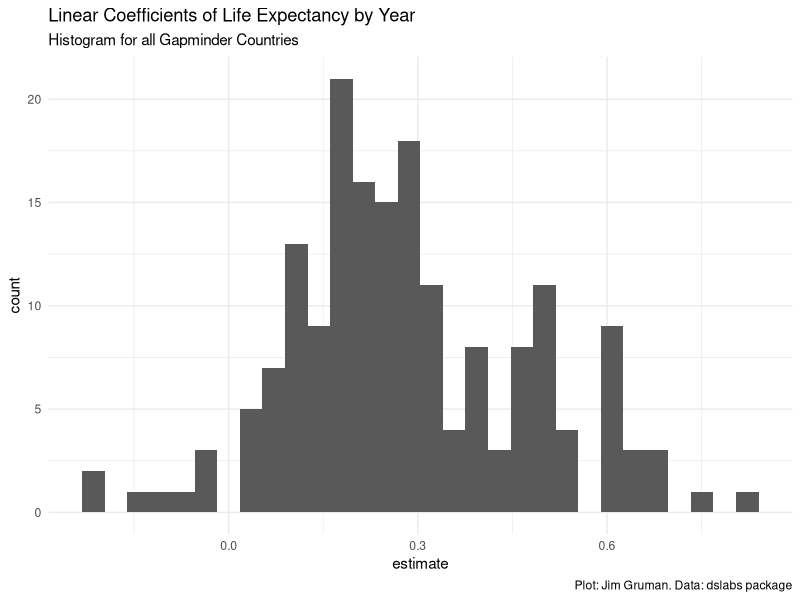
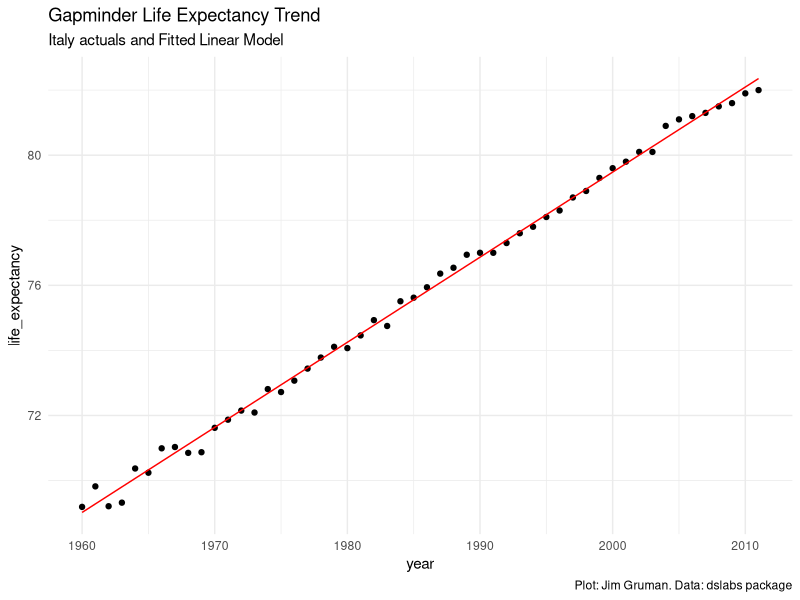
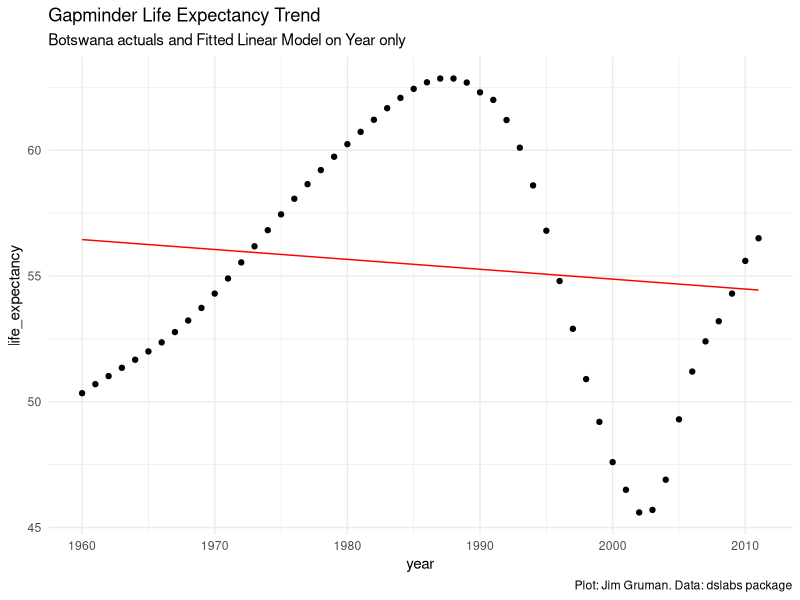
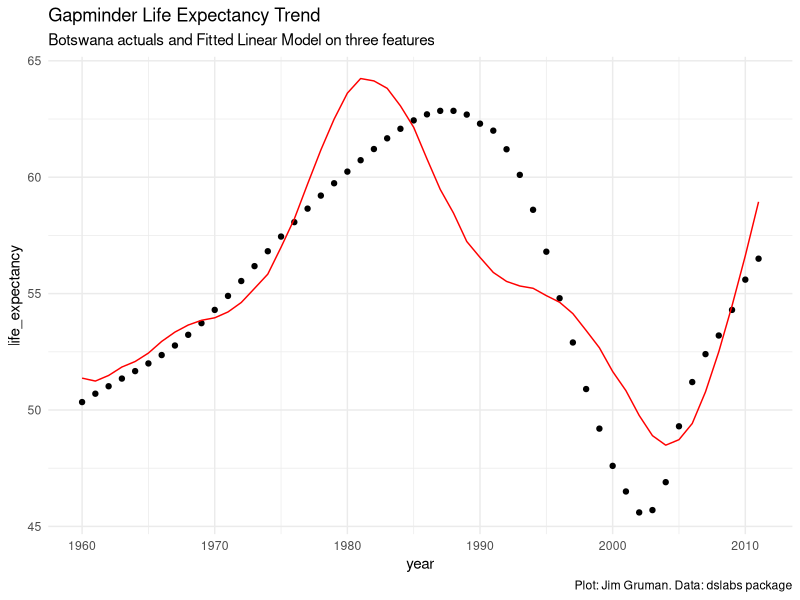

Write R code to recreate these figures, in order. (Note: this script raises an error after producing the figures.)
## ---- chunk 1
library(tidyverse)
library(tidyr)
library(broom)
library(purrr)
library(dslabs)
library(rsample)
library(ModelMetrics)
library(ranger)
library(viridis)
## ---- chunk 2
data(gapminder)
###########   later, use continent and region to impute averages
gapminder <- gapminder %>%
  filter(!is.na(gdp), !is.na(infant_mortality)) %>%
  select(-continent, -region)
## ---- chunk 3
gap_nested<- gapminder %>%
     group_by(country)%>%
     nest()
## ---- chunk 4
gap_models<-gap_nested %>%
    mutate(model = map(.x=data, .f = ~lm(formula = life_expectancy~year, data = .x)))
## ---- chunk 5
gap_models %>%
  mutate(coef = map(model, ~tidy(.x))) %>%
  unnest(coef) %>%
  filter(term == "year")%>%
  ggplot()+geom_histogram(aes(estimate))+
  labs(title = "Linear Coefficients of Life Expectancy by Year",
       subtitle = "Histogram for all Gapminder Countries",
       caption = "Plot: Jim Gruman. Data: dslabs package")+
  theme_minimal()
  
## ---- chunk 6
gap_models %>%
  mutate(coef =  map(model, ~glance(.x))) %>%
  unnest(coef) %>%
  ungroup()%>%
  top_n(n= 6, wt = r.squared)
## ---- chunk 7
gap_models %>%
  mutate(coef =  map(model, ~glance(.x))) %>%
  unnest(coef) %>%
  ungroup()%>%
  top_n(n= 6, wt = -r.squared)
## ---- chunk 8
gap_models %>% filter(country == "Italy")%>%
  mutate(augmented = map(model, ~augment(.x))) %>%
  unnest(augmented) %>%
  ggplot(aes(x=year, y=life_expectancy))+
  geom_point()+
  geom_line(aes(y=.fitted), color = "red")+
  labs(title = "Gapminder Life Expectancy Trend",
       subtitle = "Italy actuals and Fitted Linear Model",
       caption = "Plot: Jim Gruman. Data: dslabs package")+
  theme_minimal()
## ---- chunk 9
gap_models %>% filter(country == "Botswana")%>%
  mutate(augmented = map(model, ~augment(.x))) %>%
  unnest(augmented) %>%
  ggplot(aes(x=year, y=life_expectancy))+
  geom_point()+
  geom_line(aes(y=.fitted), color = "red")+
  labs(title = "Gapminder Life Expectancy Trend",
       subtitle = "Botswana actuals and Fitted Linear Model on Year only",
       caption = "Plot: Jim Gruman. Data: dslabs package")+
  theme_minimal()
## ---- chunk 10
gap_models<-gap_nested %>%
  mutate(model = map(.x=data, .f = ~lm(formula = life_expectancy~year+fertility+population, data = .x, na.action=na.exclude)))
## ---- chunk 11
gap_models %>%
  mutate(coef =  map(model, ~glance(.x))) %>%
  unnest(coef) %>%
  ungroup()%>%
  top_n(n= 6, wt = -r.squared)
## ---- chunk 12
gap_models %>% filter(country == "Botswana")%>%
  mutate(augmented = map(model, ~augment(.x))) %>%
  unnest(augmented) %>%
  ggplot(aes(x=year, y=life_expectancy))+
  geom_point()+
  geom_line(aes(y=.fitted), color = "red")+
  labs(title = "Gapminder Life Expectancy Trend",
       subtitle = "Botswana actuals and Fitted Linear Model on three features",
       caption = "Plot: Jim Gruman. Data: dslabs package")+
  theme_minimal()
## ---- chunk 13
gap_split <- initial_split(gapminder, prop = .75)
## ---- chunk 14
training_data <- training(gap_split)
## ---- chunk 15
testing_data <- testing(gap_split)
## ---- chunk 16
dim(training_data)
dim(testing_data)
## ---- chunk 17
cv_split <- vfold_cv(training_data, v = 5)

cv_data <- cv_split %>% 
  mutate(
    # Extract the train dataframe for each split
    train = map(splits, ~training(.x)), 
    # Extract the validate dataframe for each split
    validate = map(splits, ~testing(.x))
  )
## ---- chunk 18
cv_models_lm <- cv_data %>% 
  mutate(model = map(train, ~lm(formula = life_expectancy~., data = .x)))
## ---- chunk 19
cv_prep_lm <- cv_models_lm %>% 
  mutate(
    # Extract the recorded life expectancy for the records in the validate dataframes
    validate_actual = map(validate, ~.x$life_expectancy),
    # Predict life expectancy for each validate set using its corresponding model
    validate_predicted = map2(.x = model, .y = validate, ~predict(.x, .y))
  )
## ---- chunk 20
cv_eval_lm <- cv_prep_lm %>% 
  mutate(validate_mae = map2_dbl(validate_actual, validate_predicted, ~mae(actual = .x, predicted = .y)))
## ---- chunk 21
cv_eval_lm$validate_mae
## ---- chunk 22
mean(cv_eval_lm$validate_mae)
## ---- chunk 23
cv_models_rf <- cv_data %>% 
  mutate(model = map(train, ~ranger(formula = life_expectancy~., data = .x, num.trees = 100, seed = 42)))
## ---- chunk 24
cv_prep_rf <- cv_models_rf %>% 
  mutate(validate_predicted = map2(.x = model , .y = validate, ~predict(.x, .y)$predictions),
         validate_actual = map(validate, ~.x$life_expectancy))
## ---- chunk 25
cv_eval_rf <- cv_prep_rf %>% 
  mutate(validate_mae = map2_dbl(validate_actual, validate_predicted, ~mae(actual = .x, predicted = .y)))
## ---- chunk 26
cv_eval_rf$validate_mae
## ---- chunk 27
mean(cv_eval_rf$validate_mae)
## ---- chunk 28
cv_tune<- tidyr::expand_grid(cv_data, mtry = 2:5)

# if this fails, try tidyr::expand_grid in place of crossing()
## ---- chunk 29
cv_model_tunerf <- cv_tune %>% 
  mutate(model = map2(.x = train, .y = mtry, ~ranger(formula = life_expectancy~., 
                                                     data = .x, mtry = .y, 
                                                     num.trees = 100, seed = 42)))
## ---- chunk 30
cv_prep_tunerf <- cv_model_tunerf %>% 
  mutate(validate_predicted = map2(.x = model, .y = validate, ~predict(.x, .y)$predictions),
         validate_actual = map(validate, ~.x$life_expectancy))
## ---- chunk 31
cv_eval_tunerf <- cv_prep_tunerf %>% 
  mutate(validate_mae = map2_dbl(.x = validate_actual, .y = validate_predicted, ~mae(actual = .x, predicted = .y)))
## ---- chunk 32
cv_eval_tunerf %>% 
  group_by(mtry) %>% 
  summarise(mean_mae = mean(validate_mae))
## ---- chunk 33
best_model <- ranger(formula = life_expectancy~., data = training_data,
                     mtry = 2, num.trees = 100, seed = 42)
## ---- chunk 34
test_actual <- testing_data$life_expectancy
## ---- chunk 35
test_predicted <- predict(best_model, testing_data)$predictions
## ---- chunk 36
mae(test_actual, test_predicted)
## ---- chunk 37
data(attrition)
## ---- chunk 38
data_split <- initial_split(attrition, prop = .75)
## ---- chunk 39
training_data <- training(data_split)
## ---- chunk 40
testing_data <- testing(data_split)
## ---- chunk 41
cv_split <- vfold_cv(training_data, v = 5)

cv_data <- cv_split %>% 
  mutate(
    # Extract the train dataframe for each split
    train = map(splits, ~training(.x)),
    # Extract the validate dataframe for each split
    validate = map(splits, ~testing(.x))
  )
## ---- chunk 42
cv_models_lr <- cv_data %>% 
  mutate(model = map(train, ~glm(formula = Attrition~., 
                                 data = .x, family = "binomial")))
## ---- chunk 43
model <- cv_models_lr$model[[1]]
validate <- cv_models_lr$validate[[1]]
## ---- chunk 44
validate_actual <- validate$Attrition == "Yes"
## ---- chunk 45
validate_prob <- predict(model, validate, type = "response")
## ---- chunk 46
validate_predicted <- validate_prob > 0.5
## ---- chunk 47
table(validate_actual, validate_predicted)
## ---- chunk 48
1-ce(validate_actual, validate_predicted)
## ---- chunk 49
precision(validate_actual, validate_predicted)
## ---- chunk 50
recall(validate_actual, validate_predicted)
## ---- chunk 51
cv_prep_lr <- cv_models_lr %>% 
  mutate(
    # Prepare binary vector of actual Attrition values in validate
    validate_actual = map(validate, ~.x$Attrition == "Yes"),
    # Prepare binary vector of predicted Attrition values for validate
    validate_predicted = map2(.x = model, .y = validate, ~predict(.x, .y, type = "response") > 0.5)
  )
## ---- chunk 52
cv_perf_recall <- cv_prep_lr %>% 
  mutate(validate_recall = map2_dbl(validate_actual, validate_predicted, 
                                    ~recall(actual = .x, predicted = .y)))
## ---- chunk 53
cv_perf_recall$validate_recall
## ---- chunk 54
mean(cv_perf_recall$validate_recall)
## ---- chunk 55
cv_tune <- cv_data %>%
  crossing(mtry = 2:16) 
## ---- chunk 56
cv_models_rf <- cv_tune %>% 
  mutate(model = map2(train, mtry, ~ranger(formula = Attrition~., 
                                           data = .x, mtry = .y,
                                        num.trees = 100, seed = 42)))
## ---- chunk 57
cv_prep_rf <- cv_models_rf %>% 
  mutate(
    # Prepare binary vector of actual Attrition values in validate
    validate_actual = map(validate, ~.x$Attrition == "Yes"),
    # Prepare binary vector of predicted Attrition values for validate
    validate_predicted = map2(.x = model, .y = validate, ~predict(.x, .y, type = "response")$predictions == "Yes")
  )
## ---- chunk 58
cv_perf_recall <- cv_prep_rf %>% 
  mutate(recall = map2_dbl(.x = validate_actual, .y = validate_predicted, ~recall(actual = .x, predicted = .y)))
## ---- chunk 59
cv_perf_recall %>% 
  group_by(mtry) %>% 
  summarise(mean_recall = mean(recall))
## ---- chunk 60
best_model <- glm(formula = Attrition~., 
                  data = training_data, family = "binomial")
## ---- chunk 61
test_actual <- testing_data$Attrition == "Yes"
## ---- chunk 62
test_predicted <- predict(best_model, testing_data, type = "response") > 0.5
## ---- chunk 63
table(test_actual, test_predicted)
## ---- chunk 64
1-ce(test_actual, test_predicted)
## ---- chunk 65
precision(test_actual, test_predicted)
## ---- chunk 66
recall(test_actual, test_predicted)
